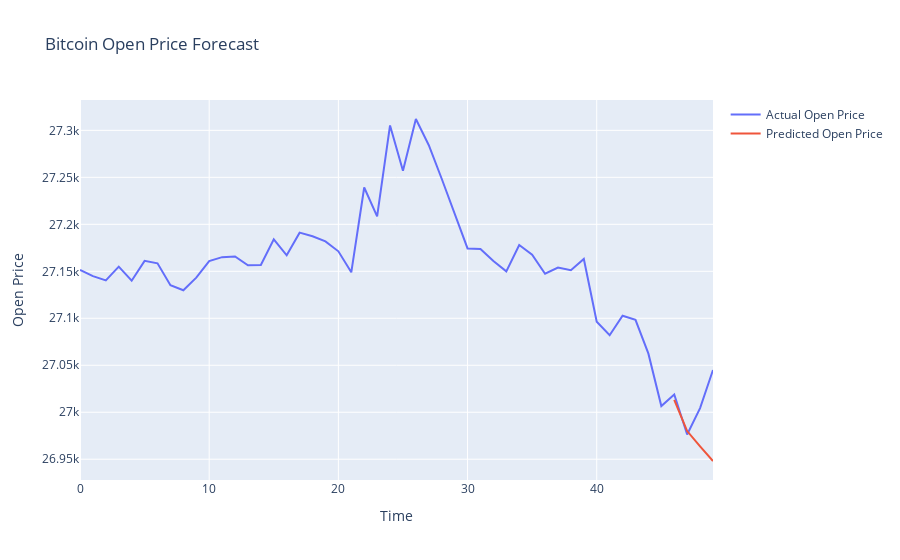

The notebook cell saved with this chart:
### Code cell
# Make predictions for multiple time steps into the future
num_steps = 4  # Number of future time steps to predict - 1 hour

# last_window = np.expand_dims(X_test[-1], axis=0)
# last_window = X_test[-4]


# print(X_test[-4])
predictions = []
for i in range(num_steps):
    
    test_index = 0-(num_steps-i) # -1, -2, -3, -4
    last_x = X_test[test_index].copy()  
    # make the generated prediction the new last samples of the last_window
    for p in range(1, len(predictions)+1):
        last_x[0-p] = predictions[0-p]
    # np.concatenate((last_window[:, 1:, :], np.expand_dims(forecast, axis=1)), axis=1)
    last_window = np.expand_dims(last_x, axis=0) # make test set the last window
    forecast = model.predict(last_window)
    print('Predicted:', forecast, '- Actual:', y_test[test_index])
    predictions.append(forecast)

# Plot actual and predicted prices
test_data_range = list(range(len(X_test)))
future_time_steps = list(range(len(X_test)-num_steps, len(X_test)))

# Reverse Transform
predictions = scaler.inverse_transform(np.asarray(predictions).reshape(-1, 1)).reshape(-1)
actual_y = scaler.inverse_transform(test_data['Open'].values.reshape(-1, 1)).reshape(-1)

# print(predictions.reshape(-1))

fig = go.Figure()
fig.add_trace(go.Scatter(x=test_data_range, y=actual_y, mode='lines', name='Actual Open Price'))
fig.add_trace(go.Scatter(x=future_time_steps, y=predictions, mode='lines', name='Predicted Open Price'))
fig.update_layout(title='Bitcoin Open Price Forecast',
                  xaxis_title='Time',
                  yaxis_title='Open Price')
fig.show()

### Figure 1 — Plotly figure (JSON) as saved in the notebook; plotly's stock layout.template omitted (floating-point values rounded to 4 significant figures)
{"data": [{"mode": "lines", "name": "Actual Open Price", "type": "scatter", "x": [0, 1, 2, 3, 4, 5, 6, 7, 8, 9, 10, 11, 12, 13, 14, 15, 16, 17, 18, 19, 20, 21, 22, 23, 24, 25, 26, 27, 28, 29, 30, 31, 32, 33, 34, 35, 36, 37, 38, 39, 40, 41, 42, 43, 44, 45, 46, 47, 48, 49], "y": [27150.0, 27140.0, 27140.0, 27150.0, 27140.0, 27160.0, 27160.0, 27140.0, 27130.0, 27140.0, 27160.0, 27170.0, 27170.0, 27160.0, 27160.0, 27180.0, 27170.0, 27190.0, 27190.0, 27180.0, 27170.0, 27150.0, 27240.0, 27210.0, 27310.0, 27260.0, 27310.0, 27280.0, 27250.0, 27210.0, 27170.0, 27170.0, 27160.0, 27150.0, 27180.0, 27170.0, 27150.0, 27150.0, 27150.0, 27160.0, 27100.0, 27082, 27100.0, 27100.0, 27060.0, 27010.0, 27020.0, 26980.0, 27000.0, 27040.0, 27040.0, 27070.0, 27070.0, 27070.0, 27080.0, 27070.0, 27070.0, 27050.0, 27060.0, 27040.0]}, {"mode": "lines", "name": "Predicted Open Price", "type": "scatter", "x": [46, 47, 48, 49], "y": [27010.0, 26980.0, 26960.0, 26950.0]}], "layout": {"title": {"text": "Bitcoin Open Price Forecast"}, "xaxis": {"title": {"text": "Time"}}, "yaxis": {"title": {"text": "Open Price"}}}}
